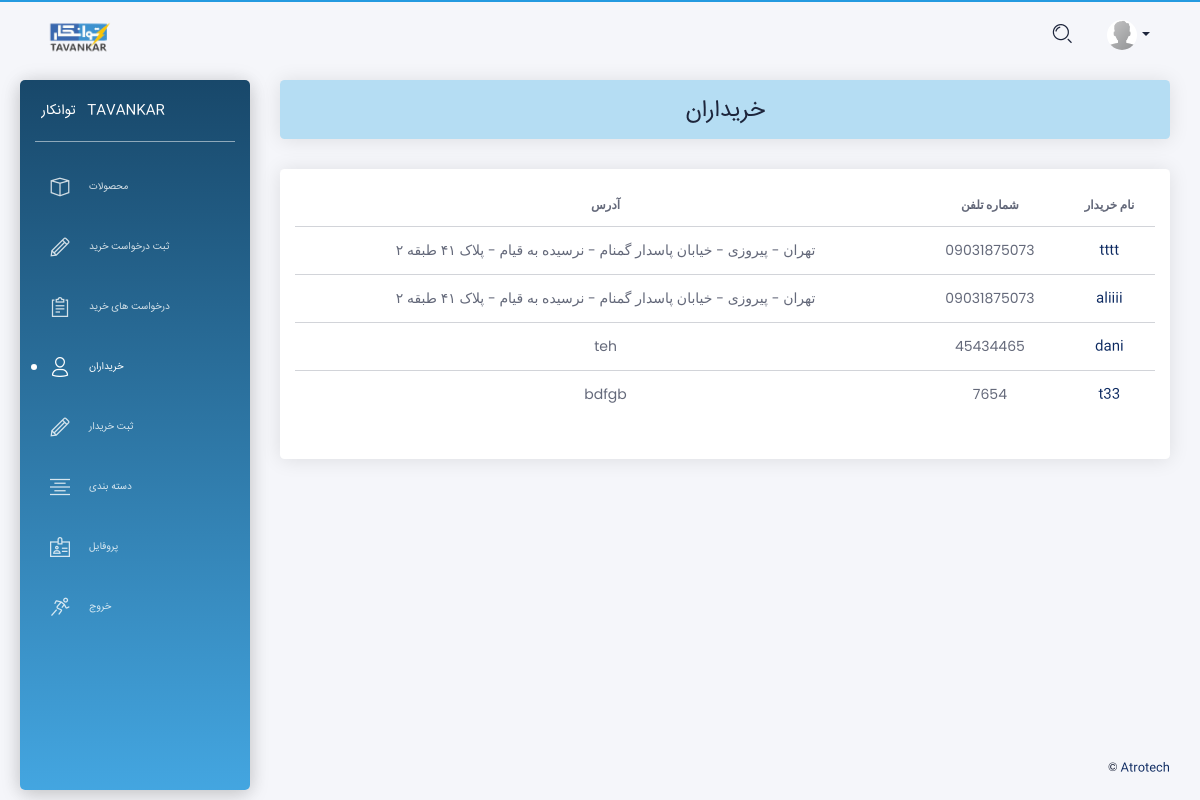
Before: /buyers (signed in) with the older database file.
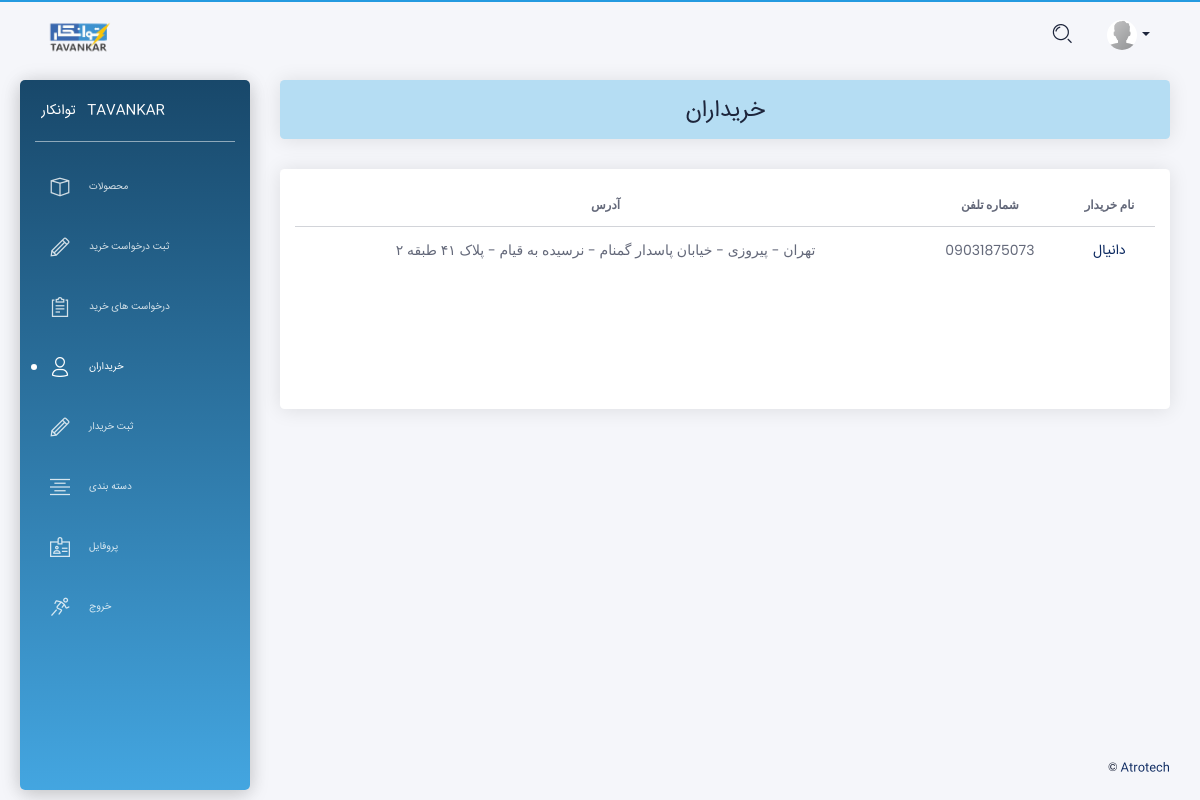
After: the same page with the newer database file.
### app/models.py (models this page shows, shortened)
class Buyers(models.Model):
    name = models.CharField(max_length=200, unique=True, verbose_name = "نام")
    phone_number = models.CharField(max_length=50,null=True, blank=True,verbose_name = "شماره تلفن")
    address=models.CharField(max_length=200,null=True, blank=True,verbose_name = "آدرس")
    description = models.TextField(max_length=1000, null=True, blank=True, verbose_name = "توضیحات")
    def get_absolute_url(self):
        return reverse('app:buyer_detail',args=[self.id])
    class Meta:
        verbose_name = "خریدار"
        verbose_name_plural = "خریداران"

### app/views.py (the view)
# urls.py: path('buyers', views.buyers, name='buyers'),
@login_required()
def buyers(request):
    buyers = models.Buyers.objects.all()
    return render(request, 'buyers.html', {'buyers': buyers})

### templates/buyers.html (shortened to what this page needs)
{% extends "layouts/base.html" %}
{% block content %}
{% load mptt_tags %}
<div class="row">
  <div class="col-md-12">
    <div class="card card-lavender">
      <div class="card-header">
        <h3 class="card-title" dir="rtl" align="center"> خریداران </h3>
      </div>
    </div>
  </div>
</div>
<div class="row">
  <div class="col-md-12">
    <div class="card card-user">
      <div class="card-body">
        <div class="table-responsive">
          <table class="table tablesorter text-center" dir="rtl" align="center">
            <thead class="text-primary">
              <tr class="bold">
                <th> نام خریدار </th>
                <th> شماره تلفن </th>
                <th> آدرس </th>
              </tr>
            </thead>
            <tbody>
              {% for Buyers in buyers %}
              <tr>
                <td> <a href="{{ Buyers.get_absolute_url }}">  {{ Buyers.name }} </a> </td>
                <td> {{ Buyers.phone_number }} </td>
                <td> {{ Buyers.address}} </td>
              </tr>
              {% endfor%}
            </tbody>
          </table>
        </div>
      </div>
    </div>
  </div>
</div>
{% endblock content %}

Changed rows visible on the page:
removed Buyers: name "aliiii", phone_number "09031875073", address "تهران - پیروزی - خیابان پاسدار گمنام - نرسیده به قیام - پلاک ۴۱ طبقه ۲"
removed Buyers: name "dani", phone_number "45434465", address "teh"
removed Buyers: name "t33", phone_number "7654", address "bdfgb"
changed Buyers "تهران - پیروزی - خیابان پاسدار گمنام - نرسیده به قیام - پلاک ۴۱ طبقه ۲": name "tttt" → "دانیال"
